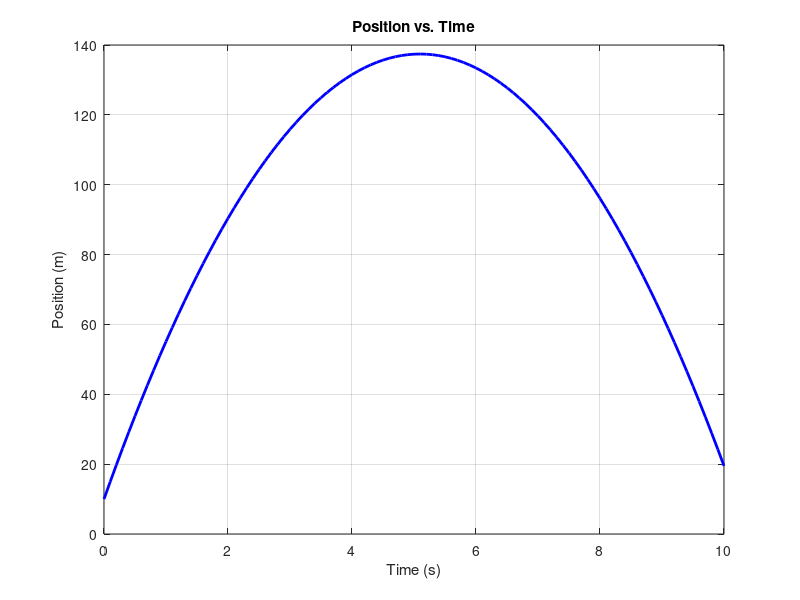

MATLAB code to generate this figure:
y0 = 10;  % Initial height in m
v0 = 50;  % Initial velocity in m/s
g = 9.81;  % Gravity in m/s^2

% Time values from 0 to 10 seconds
t = 0:0.1:10;  % Time values at 0.1-second intervals

% Calculate the position as a function of time (height)
y = y0 + v0 * t - 0.5 * g * t.^2;

% Plot the curve
figure;
plot(t, y, 'b', 'LineWidth', 2);
grid on;

% Labeling and title
xlabel('Time (s)');
ylabel('Position (m)');
title('Position vs. Time');
